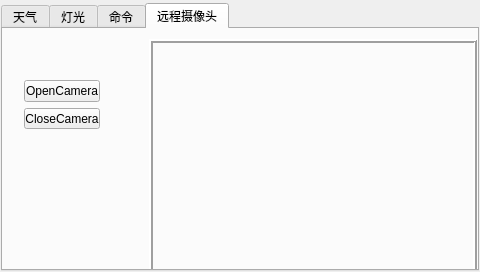
<?xml version="1.0" encoding="UTF-8"?>
<ui version="4.0">
 <class>MainWindow</class>
 <widget class="QMainWindow" name="MainWindow">
  <property name="geometry">
   <rect>
    <x>0</x>
    <y>0</y>
    <width>480</width>
    <height>272</height>
   </rect>
  </property>
  <property name="windowTitle">
   <string>MainWindow</string>
  </property>
  <property name="autoFillBackground">
   <bool>false</bool>
  </property>
  <property name="styleSheet">
   <string notr="true">
QTabWidget::pane { 
    border-top: 2px solid #C2C7CB;
    position: absolute;
    top: -0.7em;
/*	border-image: url(images/bg.jpg);*/
	border-image: url(:/images/bg.jpg);
}

QTabWidget::tab-bar {
    alignment: left;
}

QTabBar::tab {
    background: qlineargradient(x1: 0, y1: 0, x2: 0, y2: 1,
                                stop: 0 #E1E1E1, stop: 0.4 #DDDDDD,
                                stop: 0.5 #D8D8D8, stop: 1.0 #D3D3D3);
    border: 2px solid #C4C4C3;
    border-bottom-color: #C2C7CB; 
    border-top-left-radius: 4px;
    border-top-right-radius: 4px;
    min-width: 8ex;
}

QTabBar::tab:selected, QTabBar::tab:hover {
    background: qlineargradient(x1: 0, y1: 0, x2: 0, y2: 1,
                                stop: 0 #fafafa, stop: 0.4 #f4f4f4,
                                stop: 0.5 #e7e7e7, stop: 1.0 #fafafa);
}

QTabBar::tab:selected {
    border-color: #9B9B9B;
    border-bottom-color: #C2C7CB;
}

QPushButton{
	background-color: rgba(100,225,100,100);
	border-style: outset;
	border-width: 1px;
	border-radius: 5px;
	border-color: rgba(255,255,255,30);
	color: rgba(0,0,0,100);
	padding: 2px;
}

QPushButton:hover{
	background-color: rgba(100,255,100,150);
	border-color: rgba(255,255,255,200);
	color: (0,0,0,200);
}

QPushButton:pressed{
	background-color: rgba(100,255,100,200);
	border-color: rgba(255,255,255,30);
	border-style: inset;
	color: rgba(0,0,0,100);
}


*/
</string>
  </property>
  <widget class="QWidget" name="centralWidget">
   <layout class="QHBoxLayout" name="horizontalLayout">
    <property name="spacing">
     <number>5</number>
    </property>
    <property name="leftMargin">
     <number>1</number>
    </property>
    <property name="topMargin">
     <number>3</number>
    </property>
    <property name="rightMargin">
     <number>1</number>
    </property>
    <property name="bottomMargin">
     <number>1</number>
    </property>
    <item>
     <widget class="QTabWidget" name="tabWidget">
      <property name="focusPolicy">
       <enum>Qt::NoFocus</enum>
      </property>
      <property name="styleSheet">
       <string notr="true"/>
      </property>
      <property name="tabPosition">
       <enum>QTabWidget::North</enum>
      </property>
      <property name="tabShape">
       <enum>QTabWidget::Rounded</enum>
      </property>
      <property name="currentIndex">
       <number>3</number>
      </property>
      <property name="elideMode">
       <enum>Qt::ElideNone</enum>
      </property>
      <property name="usesScrollButtons">
       <bool>true</bool>
      </property>
      <widget class="QWidget" name="tab_1">
       <property name="styleSheet">
        <string notr="true"/>
       </property>
       <attribute name="title">
        <string>天气</string>
       </attribute>
       <widget class="QPushButton" name="pushButton_4">
        <property name="geometry">
         <rect>
          <x>330</x>
          <y>170</y>
          <width>71</width>
          <height>27</height>
         </rect>
        </property>
        <property name="palette">
         <palette>
          <active>
           <colorrole role="WindowText">
            <brush brushstyle="SolidPattern">
             <color alpha="255">
              <red>225</red>
              <green>173</green>
              <blue>32</blue>
             </color>
            </brush>
           </colorrole>
           <colorrole role="Button">
            <brush brushstyle="SolidPattern">
             <color alpha="100">
              <red>100</red>
              <green>225</green>
              <blue>100</blue>
             </color>
            </brush>
           </colorrole>
           <colorrole role="Text">
            <brush brushstyle="SolidPattern">
             <color alpha="255">
              <red>225</red>
              <green>173</green>
              <blue>32</blue>
             </color>
            </brush>
           </colorrole>
           <colorrole role="ButtonText">
            <brush brushstyle="SolidPattern">
             <color alpha="255">
              <red>225</red>
              <green>173</green>
              <blue>32</blue>
             </color>
            </brush>
           </colorrole>
           <colorrole role="Base">
            <brush brushstyle="SolidPattern">
             <color alpha="100">
              <red>100</red>
              <green>225</green>
              <blue>100</blue>
             </color>
            </brush>
           </colorrole>
           <colorrole role="Window">
            <brush brushstyle="SolidPattern">
             <color alpha="100">
              <red>100</red>
              <green>225</green>
              <blue>100</blue>
             </color>
            </brush>
           </colorrole>
          </active>
          <inactive>
           <colorrole role="WindowText">
            <brush brushstyle="SolidPattern">
             <color alpha="255">
              <red>225</red>
              <green>173</green>
              <blue>32</blue>
             </color>
            </brush>
           </colorrole>
           <colorrole role="Button">
            <brush brushstyle="SolidPattern">
             <color alpha="100">
              <red>100</red>
              <green>225</green>
              <blue>100</blue>
             </color>
            </brush>
           </colorrole>
           <colorrole role="Text">
            <brush brushstyle="SolidPattern">
             <color alpha="255">
              <red>225</red>
              <green>173</green>
              <blue>32</blue>
             </color>
            </brush>
           </colorrole>
           <colorrole role="ButtonText">
            <brush brushstyle="SolidPattern">
             <color alpha="255">
              <red>225</red>
              <green>173</green>
              <blue>32</blue>
             </color>
            </brush>
           </colorrole>
           <colorrole role="Base">
            <brush brushstyle="SolidPattern">
             <color alpha="100">
              <red>100</red>
              <green>225</green>
              <blue>100</blue>
             </color>
            </brush>
           </colorrole>
           <colorrole role="Window">
            <brush brushstyle="SolidPattern">
             <color alpha="100">
              <red>100</red>
              <green>225</green>
              <blue>100</blue>
             </color>
            </brush>
           </colorrole>
          </inactive>
          <disabled>
           <colorrole role="WindowText">
            <brush brushstyle="SolidPattern">
             <color alpha="255">
              <red>225</red>
              <green>173</green>
              <blue>32</blue>
             </color>
            </brush>
           </colorrole>
           <colorrole role="Button">
            <brush brushstyle="SolidPattern">
             <color alpha="100">
              <red>100</red>
              <green>225</green>
              <blue>100</blue>
             </color>
            </brush>
           </colorrole>
           <colorrole role="Text">
            <brush brushstyle="SolidPattern">
             <color alpha="255">
              <red>225</red>
              <green>173</green>
              <blue>32</blue>
             </color>
            </brush>
           </colorrole>
           <colorrole role="ButtonText">
            <brush brushstyle="SolidPattern">
             <color alpha="255">
              <red>225</red>
              <green>173</green>
              <blue>32</blue>
             </color>
            </brush>
           </colorrole>
           <colorrole role="Base">
            <brush brushstyle="SolidPattern">
             <color alpha="100">
              <red>100</red>
              <green>225</green>
              <blue>100</blue>
             </color>
            </brush>
           </colorrole>
           <colorrole role="Window">
            <brush brushstyle="SolidPattern">
             <color alpha="100">
              <red>100</red>
              <green>225</green>
              <blue>100</blue>
             </color>
            </brush>
           </colorrole>
          </disabled>
         </palette>
        </property>
        <property name="focusPolicy">
         <enum>Qt::NoFocus</enum>
        </property>
        <property name="styleSheet">
         <string notr="true">color: rgb(225, 173, 32);</string>
        </property>
        <property name="text">
         <string>播报天气</string>
        </property>
       </widget>
       <widget class="QLabel" name="labelWeatherIcon">
        <property name="geometry">
         <rect>
          <x>10</x>
          <y>90</y>
          <width>131</width>
          <height>121</height>
         </rect>
        </property>
        <property name="styleSheet">
         <string notr="true">background-color: qradialgradient(spread:pad, cx:0.5, cy:0.5, radius:0.5, fx:0.5, fy:0.5, stop:0 rgba(0, 0, 0, 0), stop:0.52 rgba(0, 0, 0, 0), stop:0.565 rgba(82, 121, 76, 33), stop:0.65 rgba(159, 235, 148, 64), stop:0.721925 rgba(255, 238, 150, 129), stop:0.77 rgba(255, 128, 128, 204), stop:0.89 rgba(191, 128, 255, 64), stop:1 rgba(0, 0, 0, 0));</string>
        </property>
        <property name="text">
         <string/>
        </property>
       </widget>
       <widget class="QWidget" name="layoutWidget">
        <property name="geometry">
         <rect>
          <x>180</x>
          <y>80</y>
          <width>123</width>
          <height>111</height>
         </rect>
        </property>
        <layout class="QVBoxLayout" name="verticalLayout_2">
         <item>
          <widget class="QLabel" name="label_statedetail">
           <property name="text">
            <string>阴</string>
           </property>
          </widget>
         </item>
         <item>
          <layout class="QHBoxLayout" name="horizontalLayout_3">
           <item>
            <widget class="QLabel" name="label_3">
             <property name="text">
              <string>最低气温:</string>
             </property>
            </widget>
           </item>
           <item>
            <widget class="QLabel" name="label_temlow">
             <property name="text">
              <string>16</string>
             </property>
            </widget>
           </item>
          </layout>
         </item>
         <item>
          <layout class="QHBoxLayout" name="horizontalLayout_4">
           <item>
            <widget class="QLabel" name="label_4">
             <property name="text">
              <string>最高气温:</string>
             </property>
            </widget>
           </item>
           <item>
            <widget class="QLabel" name="label_tmphigh">
             <property name="text">
              <string>20</string>
             </property>
            </widget>
           </item>
          </layout>
         </item>
         <item>
          <layout class="QHBoxLayout" name="horizontalLayout_5">
           <item>
            <widget class="QLabel" name="label_5">
             <property name="text">
              <string>当前温度:  </string>
             </property>
            </widget>
           </item>
           <item>
            <widget class="QLabel" name="label_tmpnow">
             <property name="styleSheet">
              <string notr="true">color: rgb(189, 45, 45);</string>
             </property>
             <property name="text">
              <string>19</string>
             </property>
            </widget>
           </item>
          </layout>
         </item>
        </layout>
       </widget>
       <widget class="QWidget" name="layoutWidget">
        <property name="geometry">
         <rect>
          <x>350</x>
          <y>20</y>
          <width>111</width>
          <height>22</height>
         </rect>
        </property>
        <layout class="QHBoxLayout" name="horizontalLayout_6">
         <item>
          <widget class="QLabel" name="label_2">
           <property name="styleSheet">
            <string notr="true">color: rgba(204, 204, 204, 150);</string>
           </property>
           <property name="text">
            <string>update:</string>
           </property>
          </widget>
         </item>
         <item>
          <widget class="QLabel" name="label_time">
           <property name="styleSheet">
            <string notr="true">color: rgba(204, 204, 204, 150);</string>
           </property>
           <property name="text">
            <string>19:00</string>
           </property>
          </widget>
         </item>
        </layout>
       </widget>
       <widget class="QWidget" name="layoutWidget">
        <property name="geometry">
         <rect>
          <x>310</x>
          <y>80</y>
          <width>121</width>
          <height>50</height>
         </rect>
        </property>
        <layout class="QVBoxLayout" name="verticalLayout_3">
         <item>
          <widget class="QLabel" name="label_windstate">
           <property name="text">
            <string>东南风小于三级</string>
           </property>
          </widget>
         </item>
         <item>
          <layout class="QHBoxLayout" name="horizontalLayout_2">
           <item>
            <widget class="QLabel" name="label_6">
             <property name="text">
              <string>湿度:</string>
             </property>
            </widget>
           </item>
           <item>
            <widget class="QLabel" name="label_humidity">
             <property name="styleSheet">
              <string notr="true">color: rgb(178, 57, 57);</string>
             </property>
             <property name="text">
              <string>64%</string>
             </property>
            </widget>
           </item>
          </layout>
         </item>
        </layout>
       </widget>
       <widget class="QWidget" name="layoutWidget">
        <property name="geometry">
         <rect>
          <x>10</x>
          <y>10</y>
          <width>131</width>
          <height>31</height>
         </rect>
        </property>
        <layout class="QHBoxLayout" name="horizontalLayout_7">
         <item>
          <widget class="QLabel" name="label">
           <property name="font">
            <font>
             <pointsize>12</pointsize>
            </font>
           </property>
           <property name="styleSheet">
            <string notr="true">color: rgb(57, 56, 221);</string>
           </property>
           <property name="text">
            <string>西安市</string>
           </property>
          </widget>
         </item>
         <item>
          <widget class="QLabel" name="label_curtime">
           <property name="font">
            <font>
             <pointsize>14</pointsize>
            </font>
           </property>
           <property name="styleSheet">
            <string notr="true">color: rgb(215, 61, 61);</string>
           </property>
           <property name="text">
            <string>22:00:00</string>
           </property>
          </widget>
         </item>
        </layout>
       </widget>
       <widget class="QLabel" name="label_date">
        <property name="geometry">
         <rect>
          <x>230</x>
          <y>20</y>
          <width>111</width>
          <height>20</height>
         </rect>
        </property>
        <property name="styleSheet">
         <string notr="true">color: rgba(204, 204, 204, 150);</string>
        </property>
        <property name="text">
         <string>2014-10-19 Sun</string>
        </property>
       </widget>
      </widget>
      <widget class="QWidget" name="tab_2">
       <attribute name="title">
        <string>灯光</string>
       </attribute>
       <widget class="QWidget" name="layoutWidget">
        <property name="geometry">
         <rect>
          <x>10</x>
          <y>30</y>
          <width>66</width>
          <height>108</height>
         </rect>
        </property>
        <layout class="QVBoxLayout" name="verticalLayout">
         <item>
          <widget class="QCheckBox" name="checkBox_led1">
           <property name="enabled">
            <bool>true</bool>
           </property>
           <property name="focusPolicy">
            <enum>Qt::NoFocus</enum>
           </property>
           <property name="text">
            <string>Led1</string>
           </property>
           <property name="checkable">
            <bool>true</bool>
           </property>
          </widget>
         </item>
         <item>
          <widget class="QCheckBox" name="checkBox_led2">
           <property name="focusPolicy">
            <enum>Qt::NoFocus</enum>
           </property>
           <property name="text">
            <string>Led2</string>
           </property>
          </widget>
         </item>
         <item>
          <widget class="QCheckBox" name="checkBox_led3">
           <property name="focusPolicy">
            <enum>Qt::NoFocus</enum>
           </property>
           <property name="text">
            <string>Led3</string>
           </property>
          </widget>
         </item>
         <item>
          <widget class="QCheckBox" name="checkBox_led4">
           <property name="focusPolicy">
            <enum>Qt::NoFocus</enum>
           </property>
           <property name="text">
            <string>Led4</string>
           </property>
          </widget>
         </item>
        </layout>
       </widget>
       <widget class="QPushButton" name="pushButton_3">
        <property name="geometry">
         <rect>
          <x>330</x>
          <y>20</y>
          <width>99</width>
          <height>27</height>
         </rect>
        </property>
        <property name="text">
         <string>SayHello</string>
        </property>
       </widget>
       <widget class="QPushButton" name="pushButton_5">
        <property name="geometry">
         <rect>
          <x>100</x>
          <y>60</y>
          <width>99</width>
          <height>27</height>
         </rect>
        </property>
        <property name="text">
         <string>编码</string>
        </property>
       </widget>
       <widget class="QLineEdit" name="lineEdit">
        <property name="geometry">
         <rect>
          <x>200</x>
          <y>60</y>
          <width>231</width>
          <height>27</height>
         </rect>
        </property>
       </widget>
       <widget class="QPushButton" name="pushButton">
        <property name="geometry">
         <rect>
          <x>100</x>
          <y>90</y>
          <width>99</width>
          <height>27</height>
         </rect>
        </property>
        <property name="text">
         <string>stop</string>
        </property>
       </widget>
       <widget class="QLineEdit" name="lineEdit_2">
        <property name="geometry">
         <rect>
          <x>200</x>
          <y>90</y>
          <width>241</width>
          <height>27</height>
         </rect>
        </property>
       </widget>
       <widget class="QPushButton" name="pushButton_2">
        <property name="geometry">
         <rect>
          <x>220</x>
          <y>20</y>
          <width>99</width>
          <height>27</height>
         </rect>
        </property>
        <property name="text">
         <string>PushButton</string>
        </property>
       </widget>
       <widget class="QWidget" name="layoutWidget">
        <property name="geometry">
         <rect>
          <x>20</x>
          <y>170</y>
          <width>421</width>
          <height>26</height>
         </rect>
        </property>
        <layout class="QHBoxLayout" name="horizontalLayout_10">
         <item>
          <widget class="QLabel" name="label_8">
           <property name="text">
            <string>Switchs:</string>
           </property>
          </widget>
         </item>
         <item>
          <layout class="QHBoxLayout" name="horizontalLayout_9">
           <item>
            <widget class="QCheckBox" name="checkBox_1">
             <property name="focusPolicy">
              <enum>Qt::NoFocus</enum>
             </property>
             <property name="text">
              <string>1</string>
             </property>
            </widget>
           </item>
           <item>
            <widget class="QCheckBox" name="checkBox_2">
             <property name="focusPolicy">
              <enum>Qt::NoFocus</enum>
             </property>
             <property name="text">
              <string>2</string>
             </property>
            </widget>
           </item>
           <item>
            <widget class="QCheckBox" name="checkBox_3">
             <property name="focusPolicy">
              <enum>Qt::NoFocus</enum>
             </property>
             <property name="text">
              <string>3</string>
             </property>
            </widget>
           </item>
           <item>
            <widget class="QCheckBox" name="checkBox_4">
             <property name="focusPolicy">
              <enum>Qt::NoFocus</enum>
             </property>
             <property name="text">
              <string>4</string>
             </property>
            </widget>
           </item>
           <item>
            <widget class="QCheckBox" name="checkBox_5">
             <property name="focusPolicy">
              <enum>Qt::NoFocus</enum>
             </property>
             <property name="text">
              <string>5</string>
             </property>
            </widget>
           </item>
           <item>
            <widget class="QCheckBox" name="checkBox_6">
             <property name="focusPolicy">
              <enum>Qt::NoFocus</enum>
             </property>
             <property name="text">
              <string>6</string>
             </property>
            </widget>
           </item>
           <item>
            <widget class="QCheckBox" name="checkBox_7">
             <property name="focusPolicy">
              <enum>Qt::NoFocus</enum>
             </property>
             <property name="text">
              <string>7</string>
             </property>
            </widget>
           </item>
           <item>
            <widget class="QCheckBox" name="checkBox_8">
             <property name="focusPolicy">
              <enum>Qt::NoFocus</enum>
             </property>
             <property name="text">
              <string>8</string>
             </property>
            </widget>
           </item>
          </layout>
         </item>
        </layout>
       </widget>
      </widget>
      <widget class="QWidget" name="tab_3">
       <attribute name="title">
        <string>命令</string>
       </attribute>
       <widget class="QPushButton" name="pushButton_6">
        <property name="geometry">
         <rect>
          <x>350</x>
          <y>10</y>
          <width>99</width>
          <height>27</height>
         </rect>
        </property>
        <property name="text">
         <string>Exit</string>
        </property>
       </widget>
       <widget class="QWidget" name="layoutWidget">
        <property name="geometry">
         <rect>
          <x>10</x>
          <y>20</y>
          <width>171</width>
          <height>29</height>
         </rect>
        </property>
        <layout class="QHBoxLayout" name="horizontalLayout_8">
         <item>
          <widget class="QLabel" name="label_7">
           <property name="text">
            <string>Style:</string>
           </property>
          </widget>
         </item>
         <item>
          <widget class="QComboBox" name="comboBox"/>
         </item>
        </layout>
       </widget>
       <widget class="QWidget" name="layoutWidget">
        <property name="geometry">
         <rect>
          <x>10</x>
          <y>160</y>
          <width>181</width>
          <height>70</height>
         </rect>
        </property>
        <layout class="QVBoxLayout" name="verticalLayout_4">
         <item>
          <widget class="QLabel" name="label_9">
           <property name="text">
            <string>蜂鸣器 : 频率</string>
           </property>
          </widget>
         </item>
         <item>
          <layout class="QHBoxLayout" name="horizontalLayout_11">
           <item>
            <widget class="QPushButton" name="pushButton_pwm">
             <property name="focusPolicy">
              <enum>Qt::NoFocus</enum>
             </property>
             <property name="text">
              <string>打开</string>
             </property>
             <property name="checkable">
              <bool>true</bool>
             </property>
             <property name="checked">
              <bool>false</bool>
             </property>
            </widget>
           </item>
           <item>
            <widget class="QSpinBox" name="spinBox">
             <property name="minimum">
              <number>1</number>
             </property>
             <property name="maximum">
              <number>250000</number>
             </property>
             <property name="value">
              <number>1</number>
             </property>
            </widget>
           </item>
          </layout>
         </item>
        </layout>
       </widget>
       <widget class="QWidget" name="layoutWidget">
        <property name="geometry">
         <rect>
          <x>210</x>
          <y>180</y>
          <width>231</width>
          <height>31</height>
         </rect>
        </property>
        <layout class="QHBoxLayout" name="horizontalLayout_12">
         <item>
          <widget class="QLabel" name="label_10">
           <property name="styleSheet">
            <string notr="true">color: rgb(33, 238, 199);</string>
           </property>
           <property name="text">
            <string>屏幕亮度:</string>
           </property>
          </widget>
         </item>
         <item>
          <widget class="QSlider" name="horizontalSlider">
           <property name="minimum">
            <number>10</number>
           </property>
           <property name="maximum">
            <number>127</number>
           </property>
           <property name="value">
            <number>100</number>
           </property>
           <property name="orientation">
            <enum>Qt::Horizontal</enum>
           </property>
          </widget>
         </item>
        </layout>
       </widget>
       <widget class="QPushButton" name="pushButton_7">
        <property name="geometry">
         <rect>
          <x>210</x>
          <y>30</y>
          <width>99</width>
          <height>27</height>
         </rect>
        </property>
        <property name="text">
         <string>VNCServer</string>
        </property>
       </widget>
       <widget class="QPushButton" name="pushButton_8">
        <property name="geometry">
         <rect>
          <x>210</x>
          <y>60</y>
          <width>99</width>
          <height>27</height>
         </rect>
        </property>
        <property name="text">
         <string>StopVNC</string>
        </property>
       </widget>
       <widget class="QPushButton" name="pushButton_9">
        <property name="geometry">
         <rect>
          <x>340</x>
          <y>60</y>
          <width>99</width>
          <height>27</height>
         </rect>
        </property>
        <property name="text">
         <string>SRStart</string>
        </property>
       </widget>
       <widget class="QPushButton" name="pushButton_10">
        <property name="geometry">
         <rect>
          <x>340</x>
          <y>100</y>
          <width>99</width>
          <height>27</height>
         </rect>
        </property>
        <property name="text">
         <string>SRStop</string>
        </property>
       </widget>
      </widget>
      <widget class="QWidget" name="tab_4">
       <attribute name="title">
        <string>远程摄像头</string>
       </attribute>
       <widget class="QLabel" name="label_11">
        <property name="geometry">
         <rect>
          <x>146</x>
          <y>10</y>
          <width>328</width>
          <height>248</height>
         </rect>
        </property>
        <property name="frameShape">
         <enum>QFrame::Box</enum>
        </property>
        <property name="frameShadow">
         <enum>QFrame::Raised</enum>
        </property>
        <property name="lineWidth">
         <number>2</number>
        </property>
        <property name="text">
         <string/>
        </property>
       </widget>
       <widget class="QWidget" name="layoutWidget">
        <property name="geometry">
         <rect>
          <x>10</x>
          <y>40</y>
          <width>98</width>
          <height>71</height>
         </rect>
        </property>
        <layout class="QVBoxLayout" name="verticalLayout_5">
         <item>
          <widget class="QPushButton" name="pushButton_11">
           <property name="text">
            <string>OpenCamera</string>
           </property>
          </widget>
         </item>
         <item>
          <widget class="QPushButton" name="pushButton_12">
           <property name="text">
            <string>CloseCamera</string>
           </property>
          </widget>
         </item>
        </layout>
       </widget>
      </widget>
     </widget>
    </item>
   </layout>
  </widget>
 </widget>
 <layoutdefault spacing="6" margin="11"/>
 <resources/>
 <connections/>
</ui>
